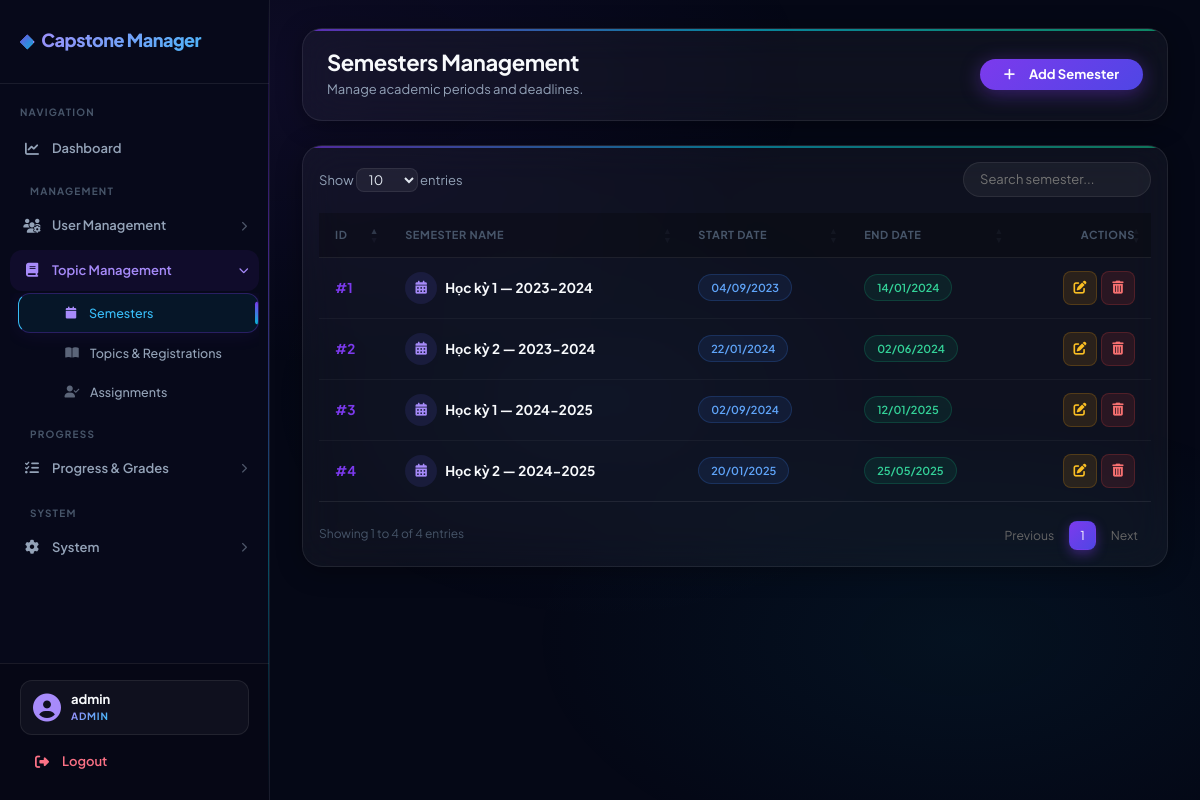
Screenshot of /index.php?page=semesters (signed in) with the database file from the repository.
### tables this page shows
CREATE TABLE semesters (
  id         INT UNSIGNED AUTO_INCREMENT PRIMARY KEY,
  name       VARCHAR(100) NOT NULL,
  start_date DATE         NOT NULL,
  end_date   DATE         NOT NULL,
  created_at TIMESTAMP DEFAULT CURRENT_TIMESTAMP
);

### app/controllers/SemesterController.php (called while the page is built, shortened)
<?php
class SemesterController {
    private $semesterModel;
    public function __construct() {
        $this->semesterModel = new Semester();
    }
    public function index() {
        $semesters = $this->semesterModel->getAll();
        require '../app/views/semesters/index.php';
    }
}

### core/Database.php (called while the page is built)
<?php
class Database {
    private static $instance = null;
    private $conn;
    private $host = "localhost";
    private $dbname = "capstone_manager";
    private $username = "root";
    private $password = "";
    private function __construct(){
        try{
            $this->conn = new PDO(
                "mysql:host={$this->host};dbname={$this->dbname};charset=utf8mb4",
                $this->username,
                $this->password
            );
            $this->conn->setAttribute(
                PDO::ATTR_ERRMODE,
                PDO::ERRMODE_EXCEPTION
            );
            $this->conn->setAttribute(
                PDO::ATTR_DEFAULT_FETCH_MODE,
                PDO::FETCH_ASSOC
            );
        }catch(PDOException $e){
            die("Database Error: " . $e->getMessage());
        }
    }
    public static function getInstance(){
        if(self::$instance == null){
            self::$instance = new Database();
        }
        return self::$instance;
    }
    public function getConnection(){
        return $this->conn;
    }
}

### app/models/Semester.php (called while the page is built, shortened)
<?php
class Semester {
    private $conn;
    public function __construct() {
        $this->conn = Database::getInstance()->getConnection();
    }
    public function getAll() {
        $sql = "SELECT * FROM semesters ORDER BY start_date DESC";
        return $this->conn->query($sql)->fetchAll(PDO::FETCH_ASSOC);
    }
}

### app/views/semesters/index.php (the view, shortened to what this page needs)
<?php require '../app/views/layouts/header.php'; ?>
<?php require '../app/views/layouts/sidebar.php'; ?>
<div class="main-content">
    <div class="page-header mb-4" data-aos="fade-down">
        <div>
            <h2 class="fw-bold mb-1">Semesters Management</h2>
            <p class="mb-0" style="color:var(--text-muted);font-size:13px;">Manage academic periods and deadlines.</p>
        </div>
        <?php if ($_SESSION['user']['role'] === 'admin'): ?>
            <a href="index.php?page=semester-create" class="btn btn-primary rounded-pill px-4 fw-bold">
                <i class="fa-solid fa-plus me-2"></i>Add Semester
            </a>
        <?php endif; ?>
    </div>
    <div class="table-container" data-aos="fade-up" data-aos-delay="50">
        <div class="table-responsive p-3">
            <table class="table table-hover mb-0" id="semesterTable">
                <thead>
                    <tr>
                        <th class="ps-4">ID</th>
                        <th>Semester Name</th>
                        <th>Start Date</th>
                        <th>End Date</th>
                        <?php if ($_SESSION['user']['role'] === 'admin'): ?>
                            <th class="text-end pe-4">Actions</th>
                        <?php endif; ?>
                    </tr>
                </thead>
                <tbody>
                    <?php if (!empty($semesters)): ?>
                        <?php foreach ($semesters as $s): ?>
                            <tr>
                                <td class="ps-4">
                                    <span class="fw-bold" style="color:var(--primary);">#<?= $s['id'] ?></span>
                                </td>
                                <td>
                                    <div class="d-flex align-items-center gap-2">
                                        <div class="avatar-icon" style="background:rgba(99,102,241,0.12);color:#a78bfa;">
                                            <i class="fa-solid fa-calendar-days" style="font-size:13px;"></i>
                                        </div>
                                        <span class="fw-bold" style="color:var(--text-bright);">
                                            <?= htmlspecialchars($s['name']) ?>
                                        </span>
                                    </div>
                                </td>
                                <td>
                                    <span style="display:inline-flex;align-items:center;padding:4px 12px;font-size:11px;font-weight:600;background:rgba(59,130,246,0.1);color:#60a5fa;border:1px solid rgba(59,130,246,0.2);border-radius:50px;">
                                        <?= date('d/m/Y', strtotime($s['start_date'])) ?>
                                    </span>
                                </td>
                                <td>
                                    <span style="display:inline-flex;align-items:center;padding:4px 12px;font-size:11px;font-weight:600;background:rgba(16,185,129,0.1);color:#34d399;border:1px solid rgba(16,185,129,0.2);border-radius:50px;">
                                        <?= date('d/m/Y', strtotime($s['end_date'])) ?>
                                    </span>
                                </td>
                                <?php if ($_SESSION['user']['role'] === 'admin'): ?>
                                    <td class="text-end pe-4">
                                        <div class="d-flex justify-content-end gap-1">
                                            <a href="index.php?page=semester-edit&id=<?= $s['id'] ?>"
                                               class="icon-btn icon-btn-warning" title="Edit">
                                                <i class="fa-solid fa-pen-to-square"></i>
                                            </a>
                                            <a href="index.php?page=semester-delete&id=<?= $s['id'] ?>"
                                               class="icon-btn icon-btn-danger btn-delete"
                                               onclick="return confirm('Delete this semester?')" title="Delete">
                                                <i class="fa-solid fa-trash-can"></i>
                                            </a>
                                        </div>
                                    </td>
                                <?php endif; ?>
                            </tr>
                        <?php endforeach; ?>
                    <?php endif; ?>
                </tbody>
            </table>
        </div>
    </div>
</div>
<?php require '../app/views/layouts/footer.php'; ?>

### rows the page displays
semesters: id "4", name "Học kỳ 2 — 2024-2025", start_date "20/01/2025", end_date "25/05/2025"
semesters: id "3", name "Học kỳ 1 — 2024-2025", start_date "02/09/2024", end_date "12/01/2025"
semesters: id "2", name "Học kỳ 2 — 2023-2024", start_date "22/01/2024", end_date "02/06/2024"
semesters: id "1", name "Học kỳ 1 — 2023-2024", start_date "04/09/2023", end_date "14/01/2024"

### other values shown
explode('@', $email)[0] "admin"
$_SESSION['user']['role'] "ADMIN"
